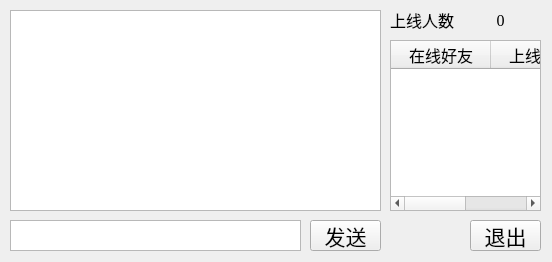
<?xml version="1.0" encoding="UTF-8"?>
<ui version="4.0">
 <class>UdpGroupChat</class>
 <widget class="QMainWindow" name="UdpGroupChat">
  <property name="geometry">
   <rect>
    <x>0</x>
    <y>0</y>
    <width>552</width>
    <height>262</height>
   </rect>
  </property>
  <property name="font">
   <font>
    <family>Times New Roman</family>
    <pointsize>12</pointsize>
   </font>
  </property>
  <property name="windowTitle">
   <string>UdpGroupChat</string>
  </property>
  <widget class="QWidget" name="centralwidget">
   <widget class="QTextEdit" name="textEdit">
    <property name="geometry">
     <rect>
      <x>10</x>
      <y>220</y>
      <width>291</width>
      <height>31</height>
     </rect>
    </property>
   </widget>
   <widget class="QTableWidget" name="tableWidget">
    <property name="geometry">
     <rect>
      <x>390</x>
      <y>40</y>
      <width>151</width>
      <height>171</height>
     </rect>
    </property>
    <column>
     <property name="text">
      <string>在线好友</string>
     </property>
    </column>
    <column>
     <property name="text">
      <string>上线时间</string>
     </property>
    </column>
   </widget>
   <widget class="QPushButton" name="btn_close">
    <property name="geometry">
     <rect>
      <x>470</x>
      <y>220</y>
      <width>71</width>
      <height>31</height>
     </rect>
    </property>
    <property name="font">
     <font>
      <family>Times New Roman</family>
      <pointsize>16</pointsize>
     </font>
    </property>
    <property name="text">
     <string>退出</string>
    </property>
   </widget>
   <widget class="QPushButton" name="btn_send">
    <property name="geometry">
     <rect>
      <x>310</x>
      <y>220</y>
      <width>71</width>
      <height>31</height>
     </rect>
    </property>
    <property name="font">
     <font>
      <family>Times New Roman</family>
      <pointsize>16</pointsize>
     </font>
    </property>
    <property name="text">
     <string>发送</string>
    </property>
   </widget>
   <widget class="QLabel" name="label">
    <property name="geometry">
     <rect>
      <x>390</x>
      <y>10</y>
      <width>71</width>
      <height>20</height>
     </rect>
    </property>
    <property name="text">
     <string>上线人数</string>
    </property>
   </widget>
   <widget class="QLabel" name="label_number">
    <property name="geometry">
     <rect>
      <x>480</x>
      <y>10</y>
      <width>41</width>
      <height>20</height>
     </rect>
    </property>
    <property name="text">
     <string>0</string>
    </property>
    <property name="alignment">
     <set>Qt::AlignCenter</set>
    </property>
   </widget>
   <widget class="QPlainTextEdit" name="plainTextEdit">
    <property name="geometry">
     <rect>
      <x>10</x>
      <y>10</y>
      <width>371</width>
      <height>201</height>
     </rect>
    </property>
    <property name="font">
     <font>
      <family>Times New Roman</family>
      <pointsize>13</pointsize>
     </font>
    </property>
   </widget>
  </widget>
 </widget>
 <resources/>
 <connections/>
</ui>
